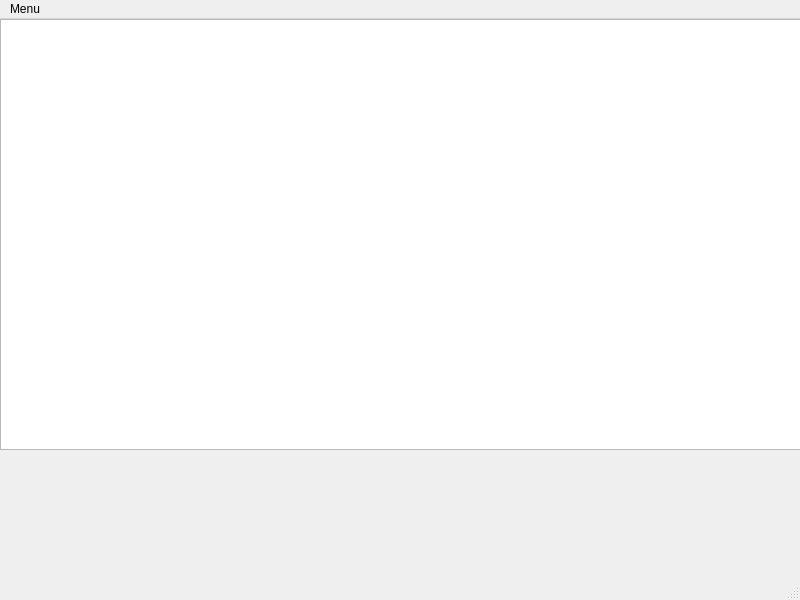
<?xml version="1.0" encoding="UTF-8"?>
<ui version="4.0">
 <class>MainWindow</class>
 <widget class="QMainWindow" name="MainWindow">
  <property name="geometry">
   <rect>
    <x>0</x>
    <y>0</y>
    <width>800</width>
    <height>600</height>
   </rect>
  </property>
  <property name="windowTitle">
   <string>MainWindow</string>
  </property>
  <widget class="QWidget" name="centralwidget">
   <widget class="QGraphicsView" name="graphicsView">
    <property name="geometry">
     <rect>
      <x>0</x>
      <y>0</y>
      <width>811</width>
      <height>431</height>
     </rect>
    </property>
   </widget>
  </widget>
  <widget class="QMenuBar" name="menubar">
   <property name="geometry">
    <rect>
     <x>0</x>
     <y>0</y>
     <width>800</width>
     <height>26</height>
    </rect>
   </property>
   <widget class="QMenu" name="menuBrandon_s_Adventure">
    <property name="title">
     <string>Menu</string>
    </property>
    <addaction name="actionExit"/>
    <addaction name="separator"/>
    <addaction name="actionAbout"/>
   </widget>
   <addaction name="menuBrandon_s_Adventure"/>
  </widget>
  <widget class="QStatusBar" name="statusbar"/>
  <action name="actionExit">
   <property name="text">
    <string>Exit</string>
   </property>
   <property name="shortcut">
    <string>Ctrl+X</string>
   </property>
  </action>
  <action name="actionAbout">
   <property name="text">
    <string>About</string>
   </property>
  </action>
 </widget>
 <resources/>
 <connections/>
</ui>
